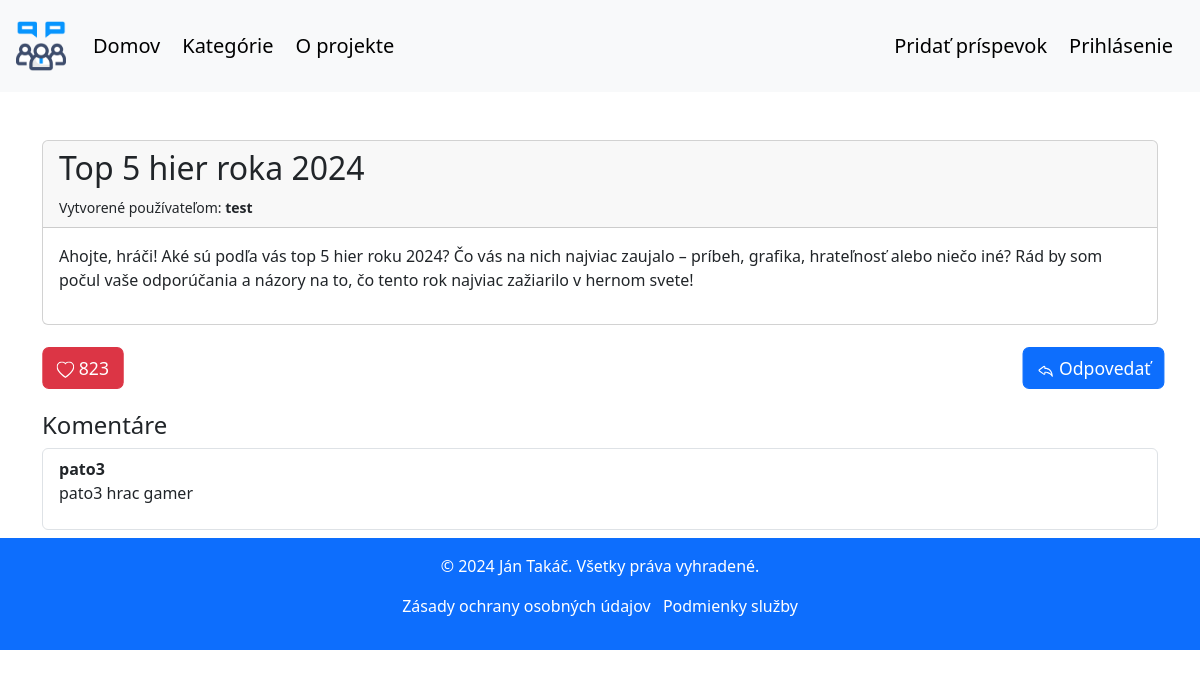
The app's page /posts/6/, older data.
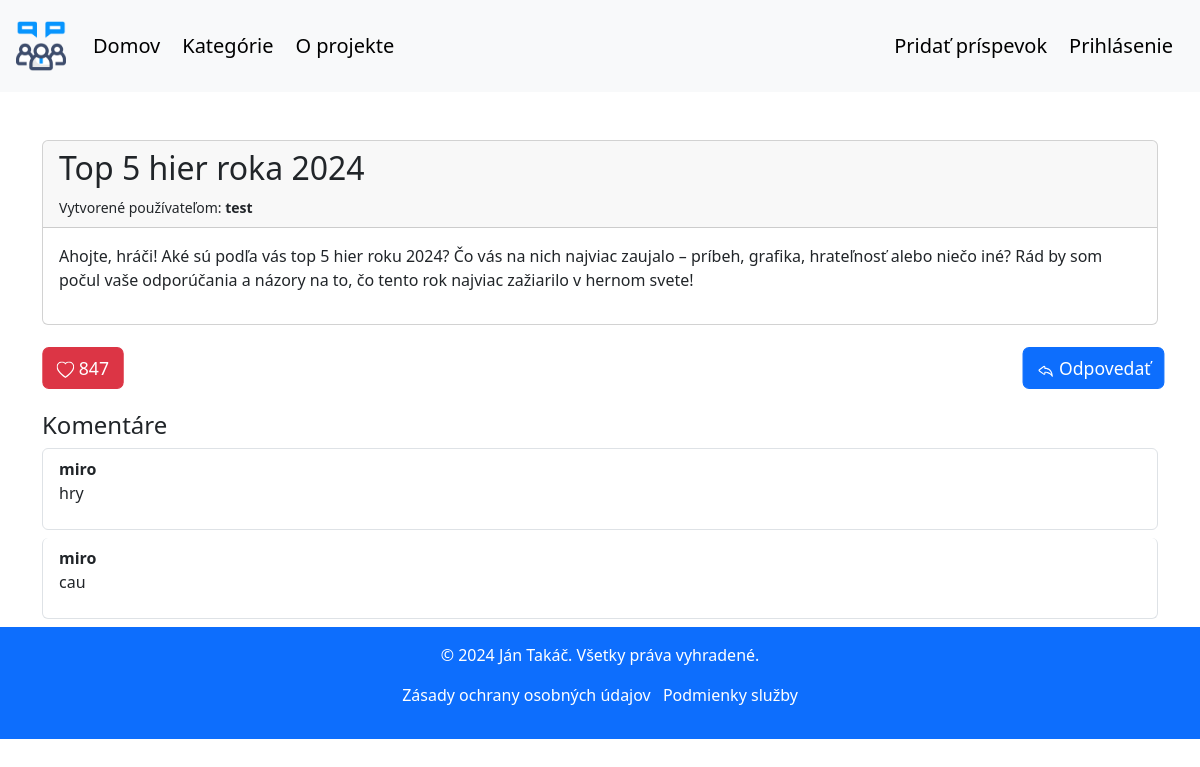
The same page, newer data.
### forum/models.py (models this page shows, shortened)
class Post(models.Model):
    title = models.CharField(max_length=255)
    created_at = models.DateTimeField(auto_now_add=True)
    created_by = models.ForeignKey(User, on_delete=models.CASCADE)
    like_count = models.PositiveIntegerField(default=0)
    content = models.TextField()
    category = models.CharField(max_length=50, default='other', null=False, blank=True)
    icon = models.ImageField(upload_to='post_pics', null=True, blank=True)

class Comment(models.Model):
    post = models.ForeignKey(Post, related_name='comments', on_delete=models.CASCADE)
    user = models.ForeignKey(User, on_delete=models.CASCADE)
    created_at = models.DateTimeField(auto_now_add=True)
    like_count = models.PositiveIntegerField(default=0)
    content = models.TextField()
    class Meta:
        ordering = ['-created_at']

### forum/views.py (the view)
# urls.py: path('posts/<int:post_id>/', views.post_detail, name='post_detail'),
def post_detail(request, post_id):
    post = get_object_or_404(Post, id=post_id)
    images = post.images.all()
    return render(request, 'forum/post_detail.html', {'post': post, 'images': images})

### forum/templates/forum/post_detail.html (shortened to what this page needs)
{% extends 'forum/base.html' %}
{% block content %}
    <div class="container mt-5">
        <div class="card">
            <div class="card-header">
                <h2 class="card-title">{{ post.title }}</h2>
                <small>Vytvorené používateľom: <strong>{{ post.created_by }}</strong></small>
            </div>
            <div class="card-body">
                <p>{{ post.content }}</p>
            </div>
        </div>
        <div class="mt-4 d-flex justify-content-between align-items-center">
            {% if user.is_authenticated %}
                <button type="button" class="btn btn-danger ms-1"
                        hx-trigger="click"
                        hx-post="{% url 'forum:like_post' %}"
                        hx-target="#like-count"
                        hx-vals='{"post_id" : {{ post.id }}}'
                        hx-headers='{"X-CSRFToken": "{{ csrf_token }}"}'>
                    <svg xmlns="http://www.w3.org/2000/svg" width="16" height="16" fill="currentColor" class="bi bi-heart" viewBox="0 0 16 16">
                        <path d="m8 2.748-.717-.737C5.6.281 2.514.878 1.4 3.053c-.523 1.023-.641 2.5.314 4.385.92 1.815 2.834 3.989 6.286 6.357 3.452-2.368 5.365-4.542 6.286-6.357.955-1.886.838-3.362.314-4.385C13.486.878 10.4.28 8.717 2.01zM8 15C-7.333 4.868 3.279-3.04 7.824 1.143q.09.083.176.171a3 3 0 0 1 .176-.17C12.72-3.042 23.333 4.867 8 15"></path>
                    </svg>
                    <span id="like-count">{{ post.like_count }}</span>
                </button>
                <button type="button" id="reply-btn" class="btn btn-primary ms-1">
                    <svg xmlns="http://www.w3.org/2000/svg" width="16" height="16" fill="currentColor" class="bi bi-reply" viewBox="0 0 16 16">
                        <path d="M6.598 5.013a.144.144 0 0 1 .202.134V6.3a.5.5 0 0 0 .5.5c.667 0 2.013.005 3.3.822.984.624 1.99 1.76 2.595 3.876-1.02-.983-2.185-1.516-3.205-1.799a8.7 8.7 0 0 0-1.921-.306 7 7 0 0 0-.798.008h-.013l-.005.001h-.001L7.3 9.9l-.05-.498a.5.5 0 0 0-.45.498v1.153c0 .108-.11.176-.202.134L2.614 8.254l-.042-.028a.147.147 0 0 1 0-.252l.042-.028zM7.8 10.386q.103 0 .223.006c.434.02 1.034.086 1.7.271 1.326.368 2.896 1.202 3.94 3.08a.5.5 0 0 0 .933-.305c-.464-3.71-1.886-5.662-3.46-6.66-1.245-.79-2.527-.942-3.336-.971v-.66a1.144 1.144 0 0 0-1.767-.96l-3.994 2.94a1.147 1.147 0 0 0 0 1.946l3.994 2.94a1.144 1.144 0 0 0 1.767-.96z"></path>
                    </svg>
                    Odpovedať
                </button>
            {% else %}
                <a href="{% url 'forum:login' %}" class="btn btn-danger ms-1">
                    {{ post.like_count }}
                </a>
                <a href="{% url 'forum:login' %}" class="btn btn-primary ms-1">
                    Odpovedať
                </a>
            {% endif %}
        </div>
        <div id="post-comments">
            {% include 'forum/partials/post_comments.html' %}
        </div>
    </div>
{% endblock %}

### forum/templates/forum/partials/post_comments.html
<div class="mt-4">
    <h4>Komentáre</h4>
    <div class="list-group">
        {% if post.comments.exists %}
            {% for comment in post.comments.all %}
                <div class="list-group-item card mb-2">
                    <strong>{{ comment.user }}</strong>
                    <p>{{ comment.content }}</p>
                </div>
            {% endfor %}
        {% else %}
            <p>Tento príspevok ešte nemá komentáre. Buď prvý komentujúci!</p>
        {% endif %}
    </div>
</div>

Row changes from the older to the newer data that the page shows:
removed Comment: user "pato3", content "pato3 hrac gamer"
changed Post "test": like_count "823" → "847"
added Comment: user "miro", content "hry"
added Comment: user "miro", content "cau"
